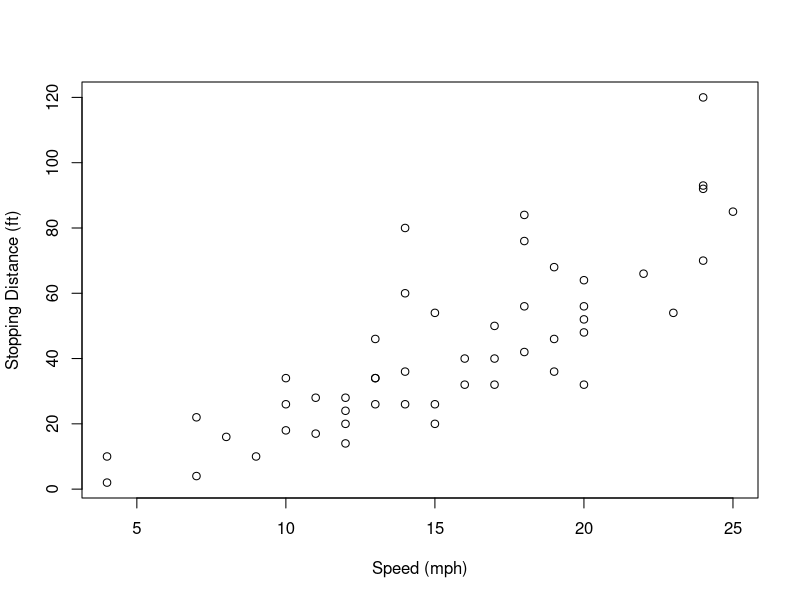
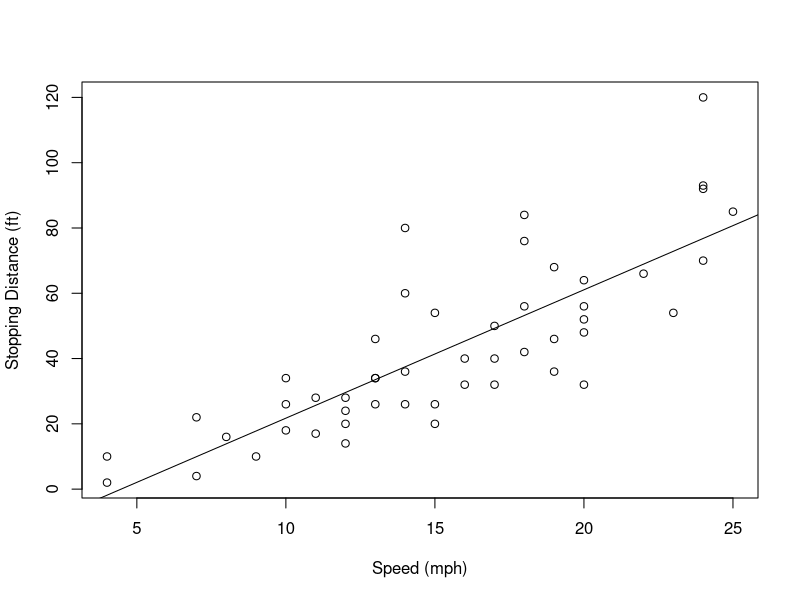
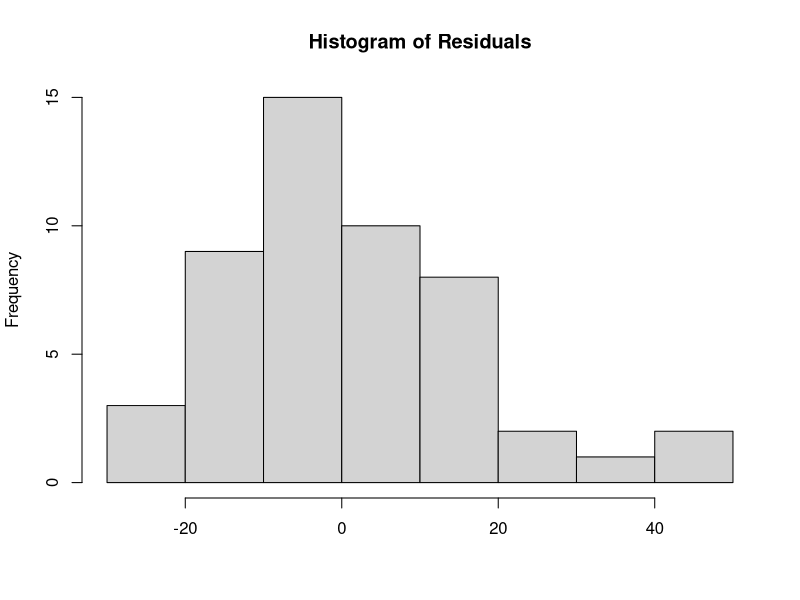
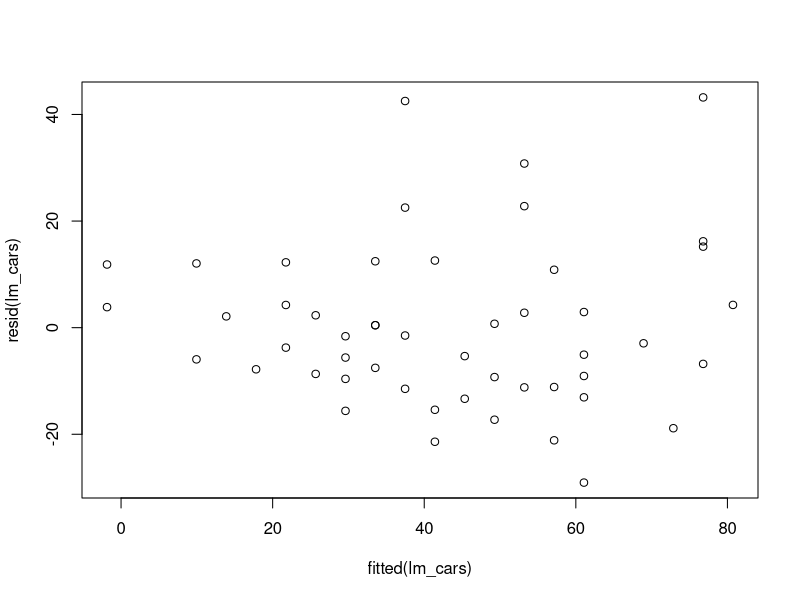
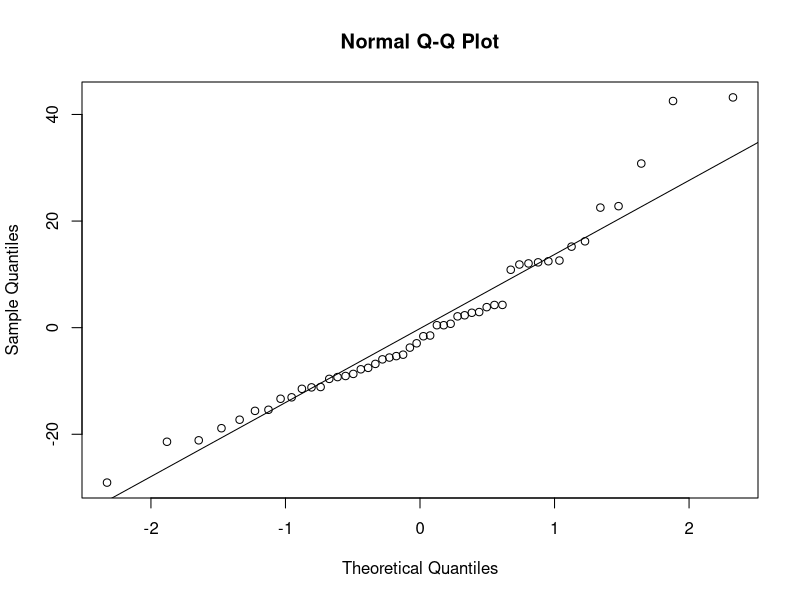

Recreate these plots in R, in order.
## ---- chunk 1
data("cars")
head(cars, n = 10)
## ---- chunk 2
summary(cars)
## ---- chunk 3
dim(cars)
## ---- chunk 4
with(cars, plot(speed, dist, 
                xlab = "Speed (mph)",
                ylab = "Stopping Distance (ft)"))
## ---- chunk 5
# linear model
lm_cars <- lm(dist ~ speed, data = cars)
lm_cars
## ---- chunk 6
with(cars, plot(speed, dist, 
                xlab = "Speed (mph)",
                ylab = "Stopping Distance (ft)"))
abline(lm_cars)
## ---- chunk 7
summary(lm_cars)
## ---- chunk 8
hist(lm_cars$residuals, xlab = "", main = "Histogram of Residuals")
## ---- chunk 9
plot(fitted(lm_cars), resid(lm_cars))
## ---- chunk 10
qqnorm(resid(lm_cars))
qqline(resid(lm_cars))
